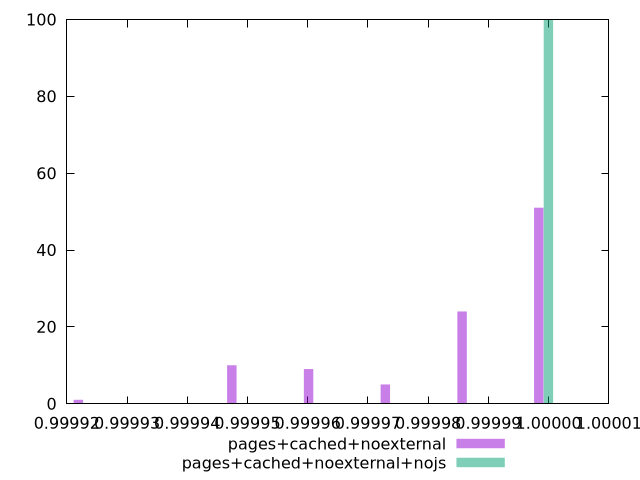

The gnuplot source for this figure:
$_pagesCachedNoexternal <<EOF
0.9999983638823595 51
0.9999473981637986 10
0.9999728810230791 5
0.9999856224527193 24
0.9999219153045182 1
0.9999601395934389 9
EOF
$_pagesCachedNoexternalNojs <<EOF
0.9999999641342968 100
EOF
set key outside below
set terminal pngcairo
set output "report_00005_2020-11-02T22-26-11.212Z/max-potential-fid/max-potential-fid_pages+cached+noexternal_pages+cached+noexternal+nojs+hist.png"
set boxwidth 0.0000015609765955715282
set style fill transparent solid 0.5 noborder
set yrange [0:100]
plot $_pagesCachedNoexternal title "pages+cached+noexternal" with boxes ,$_pagesCachedNoexternalNojs title "pages+cached+noexternal+nojs" with boxes ,
